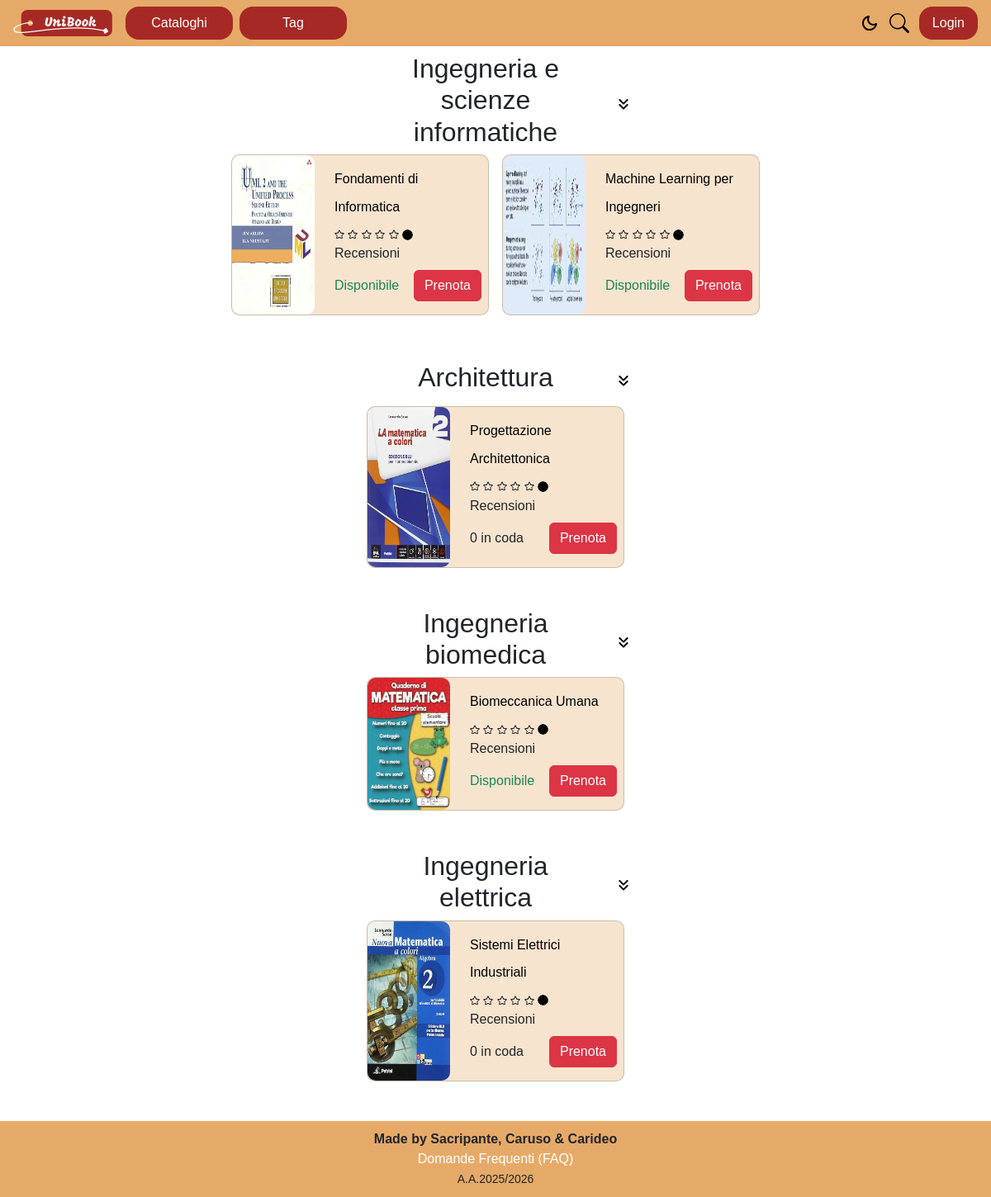
/controller/catalogue-books.php, run on the app's committed database.
### tables this page shows
CREATE TABLE `catalogue` (
  `idcatalogue` int(11) NOT NULL,
  `name` varchar(100) NOT NULL
);

CREATE TABLE `book` (
  `codebook` int(11) NOT NULL,
  `title` varchar(255) NOT NULL,
  `publisher` varchar(100) NOT NULL,
  `publicationyear` int(11) NOT NULL,
  `image` varchar(100) NOT NULL,
  `description` varchar(255) NOT NULL,
  `author` varchar(255) NOT NULL,
  `idcatalogue` int(11) NOT NULL
);

### controller/bootstrap.php (called while the page is built, shortened)
<?php
require_once(BASE_PATH . "/UniBook/" . "db/database.php");
require_once(BASE_PATH . "/UniBook/" . "repo/BookingRepository.php");
require_once(BASE_PATH . "/UniBook/" . "repo/BookRepository.php");
require_once(BASE_PATH . "/UniBook/" . "repo/CatalogueRepository.php");
require_once(BASE_PATH . "/UniBook/" . "repo/ReviewRepository.php");
require_once("SessionManager.php");
$dbh = new DatabaseHelper("localhost", "root", "", "unibook", 3306);
$bookingRepo = new BookingRepository($dbh);
$bookRepo = new BookRepository($dbh);
$catalogueRepo = new CatalogueRepository($dbh);
$reviewRepo = new ReviewRepository($dbh);
$templateParams["js"] = ["js/search-bar-toggle.js", "js/search.js", "/js/dark-mode.js", "/js/show-new-catalogue-input.js"];
?>

### controller/catalogue-books.php (called while the page is built)
<?php
require_once 'bootstrap.php';
$randomCatalogues = $catalogueRepo->findAll();
$homeContent = [];
foreach ($randomCatalogues as $catalogue) {
    $books = $bookRepo->findByCatalogue($catalogue->getIdCatalogue());
    $homeContent[] = [
        'catalogue_name' => $catalogue->getName(),
        'catalogue_id'   => $catalogue->getIdCatalogue(),
        'books' => $books
    ];
}
$templateParams["title"] = "Unibook - Home";
$templateParams["content"] = BASE_PATH . "/UniBook/" . "view/catalogue-books-view.php";
$templateParams["home_content"] = $homeContent;
$templateParams["css"] = "user_style.css";
require  BASE_PATH . "/UniBook/" . 'template/base.php';
?>

### db/database.php (called while the page is built, shortened)
<?php
class DatabaseHelper
{
    private $db;
    public function __construct($servername, $username, $password, $dbname)
    {
        $this->db = new mysqli($servername, $username, $password, $dbname);
    }
    public function executeQuery($query, $params = [], $types = '')
    {
        $stmt = $this->db->prepare($query);
        if (!empty($params)) {
            $stmt->bind_param($types, ...$params);
        }
        $stmt->execute();
        $result = $stmt->get_result();
        $data = $result->fetch_all(MYSQLI_ASSOC);
        return $data;
    }
}

### repo/CatalogueRepository.php (called while the page is built, shortened)
<?php
require_once BASE_PATH .  "/UniBook/" . 'db/database.php';
require_once BASE_PATH . "/UniBook/" . 'orm/Catalogue.php';
class CatalogueRepository
{
    private $db;
    public function __construct($db)
    {
        $this->db = $db;
    }
    public function findAll()
    {
        $sql = "SELECT * FROM catalogue";
        $result = $this->db->executeQuery($sql);
        $catalogues = [];
        foreach ($result as $row) {
            $catalogues[] = $this->mapRowToObject($row);
        }
        return $catalogues;
    }
    private function mapRowToObject($row)
    {
        return new Catalogue(
            $row['idcatalogue'],
            $row['name']
        );
    }
}
?>

### orm/Catalogue.php (called while the page is built)
<?php
class Catalogue
{
    private $idcatalogue;
    private $name;
    public function __construct($idcatalogue, $name)
    {
        $this->idcatalogue = $idcatalogue;
        $this->name = $name;
    }
    public function getIdCatalogue()
    {
        return $this->idcatalogue;
    }
    public function getName()
    {
        return $this->name;
    }
}
?>

### repo/BookRepository.php (called while the page is built, shortened)
<?php
require_once  BASE_PATH . "/UniBook/" . 'orm/Book.php';
require_once  BASE_PATH . "/UniBook/" . 'db/database.php';
class BookRepository
{
    private $db;
    public function __construct(&$db)
    {
        $this->db = $db;
    }
    public function findByCatalogue($idCatalogue)
    {
        $sql = "SELECT * FROM book WHERE idcatalogue = ?";
        $result = $this->db->executeQuery($sql, [$idCatalogue], 'i');
        $books = [];
        foreach ($result as $row) {
            $books[] = $this->mapRowToObject($row);
        }
        return $books;
    }
    public function getAvailableCopiesCount($codeBook)
    {
        $sql = "SELECT COUNT(*) as total FROM book_copy
                WHERE codebook = ? AND state = 'disponibile'";
        $result = $this->db->executeQuery($sql, [$codeBook], 'i');
        return $result[0]['total'] ?? 0;
    }
    private function mapRowToObject($row)
    {
        return new Book(
            $row['codebook'],
            $row['title'],
            $row['publisher'],
            $row['publicationyear'],
            $row['image'],
            $row['description'],
            $row['author'],
            $row['idcatalogue']
        );
    }
}
?>

### orm/book.php (called while the page is built, shortened)
<?php
class Book
{
    private $codebook;
    private $title;
    private $image;
    public function __construct(
        $codebook,
        $title,
        $publisher,
        $description,
        $image,
        $publicationyear,
        $author,
        $idcatalogue
    ) {
        $this->codebook = $codebook;
        $this->title = $title;
        $this->image = $image;
    }
    public function getCodebook()
    {
        return $this->codebook;
    }
    public function getTitle()
    {
        return $this->title;
    }
    public function getImage()
    {
        return $this->image;
    }
}
?>

### repo/ReviewRepository.php (called while the page is built, shortened)
<?php
require_once BASE_PATH . "/UniBook/" . 'db/database.php';
class ReviewRepository
{
    private $db;
    public function __construct($db)
    {
        $this->db = $db;
    }
    public function getAverageRating($codeBook)
    {
        $sql = "SELECT AVG(r.rating) as avg_rating, COUNT(*) as total_reviews
                FROM review r
                JOIN loan l ON r.idreview = l.idreview
                WHERE l.codebook = ?";
        $result = $this->db->executeQuery($sql, [$codeBook], 'i');
        return [
            'average' => $result[0]['avg_rating'] ?? 0,
            'count' => $result[0]['total_reviews'] ?? 0
        ];
    }
}
?>

### controller/SessionManager.php (called while the page is built, shortened)
<?php
class SessionManager
{
    public function isLogged()
    {
        return isset($_SESSION['user_type']) && $_SESSION['user_type'] == 'student';
    }
    public function isAdminLogged()
    {
        return isset($_SESSION['user_type']) && $_SESSION['user_type'] == 'admin';
    }
}
?>

### repo/BookingRepository.php (called while the page is built, shortened)
<?php
require_once BASE_PATH . "/UniBook/" .  'db/database.php';
class BookingRepository
{
    private $db;
    public function __construct($db)
    {
        $this->db = $db;
    }
    public function getNumberOfPeopleAhead($idStudent, $codeBook)
    {
        $sql = "SELECT COUNT(*) as total FROM booking WHERE codebook = ? AND date < (SELECT date FROM booking WHERE idstudent = ? AND codebook = ?)";
        $result = $this->db->executeQuery($sql, [$codeBook, $idStudent, $codeBook], 'iii');
        return $result[0]['total'];
    }
}
?>

### view/catalogue-books-view.php (the view, shortened to what this page needs)
<?php foreach ($templateParams['home_content'] as $content) : ?>
    <?php $collapse_id = "cat_" . $content['catalogue_id']; ?>
    <section class="mb-5">
        <div class=" row   h-auto align-items-center">
            <h2 class="text-center col"><?php echo $content['catalogue_name']; ?></h2>
            <div class="col">
                <img src="<?php echo BASE_URL; ?>svg/open-collapse.svg" alt="Toggle Libri Consigliati" data-bs-toggle="collapse"
                    data-bs-target="#<?php echo $collapse_id; ?>" class="btn col w-auto" />
            </div>
        </div>
        <div class="collapse show  justify-content-center" id="<?php echo $collapse_id; ?>">
            <div class="row justify-content-center d-flex justify-content-center gap-3">
                <?php foreach ($content['books'] as $book) : ?>
                    <article
                        class="card flex-row w-25 d-flex justify-content-center col-12 col-sm-6  col-md-4 col-lg-3 m-0 p-0">
                        <img src=" <?php echo BASE_URL; ?>upload/books/<?php echo $book->getImage(); ?>" class="" alt="immagine libro" width="10" height="10" />
                        <div class="card-body p-2   ">
                            <h3 class="card-title">
                                <a href="<?php echo CONTROLLER_PATH; ?>bookPage.php?id=<?php echo $book->getCodeBook(); ?>" class="text-decoration-none ">
                                    <?php echo $book->getTitle(); ?>
                                </a>
                            </h3>
                            <div class="container-flex my-2">
                                <?php
                                $n = $reviewRepo->getAverageRating($book->getCodeBook())['average'];
                                $whole = floor($n);
                                $fraction = $n - $whole;
                                if ($fraction > 0) {
                                    $remainder = 1;
                                } else {
                                    $remainder = 0;
                                }
                                ?>
                                <?php
                                for ($i = 0; $i < 5 - $whole - $remainder; $i++) :
                                ?>
                                    <img src="/UniBook/svg/star.svg" width="12" height="12" alt="" class="" />
                                <?php endfor; ?>
                                <img src="/UniBook/svg/circle-fill.svg" width="13" height="13" alt="" class="" />
                                <span>Recensioni</span>
                            </div>
                            <div class="d-flex justify-content-between align-items-center my-2   ">
                                <?php $numAhead = $bookingRepo->getNumberOfPeopleAhead($_SESSION['userid'] ?? -1, $book->getCodeBook()); ?>
                                <?php if ($bookRepo->getAvailableCopiesCount($book->getCodeBook()) > 0) : ?>
                                    <span class="text-success">Disponibile</span>
                                <?php else : ?>
                                    <span class=""><?php echo $numAhead; ?> in coda</span>
                                <?php endif;
                                $protocol = (!empty($_SERVER['HTTPS']) && $_SERVER['HTTPS'] !== 'off') ? "https://" : "http://";
                                $currentUrl = $protocol . $_SERVER['HTTP_HOST'] . $_SERVER['REQUEST_URI'];
                                ?>
                                <?php if (!$sessionManager->isAdminLogged()) : ?>
                                    <?php if ($sessionManager->isLogged()) : ?>
                                        <?php $studentId = $_SESSION['userid']; ?>
                                        <?php if ($loanRepo->isBorrowed($studentId, $book->getCodeBook())) :
                                        ?>
                                            <a href="#" class="btn btn-secondary px-15">In prestito</a>
                                        <?php elseif (
                                            !$bookingRepo->isBooked($studentId, $book->getCodeBook())
                                        ) : ?>
                                            <a href=" <?php echo BASE_URL ?>/controller/reservation.php?redirect=<?php echo urlencode($currentUrl); ?>&idbook=<?php echo (int)$book->getCodeBook(); ?>&idstudent=<?php echo $studentId; ?>" class="btn btn-danger px-15">Prenota</a>
                                        <?php else : ?>
                                            <a href="#" class="btn btn-secondary px-15 disabled">Prenotato</a>
                                        <?php endif; ?>
                                    <?php else : ?>
                                        <a href=" <?php echo BASE_URL  ?>/controller/login-form.php" class="btn btn-danger px-15">Prenota</a>
                                    <?php endif; ?>
                                <?php endif; ?>
                            </div>
                        </div>
                    </article>
                <?php endforeach; ?>
            </div>
        </div>
    </section>
<?php endforeach; ?>

### css/style_base.css (style rules this page uses)
* { font-family: "Josefin Sans", sans-serif; font-optical-sizing: auto; font-weight: 400; font-style: normal; box-sizing: border-box; }
* { transition: background-color 0.3s ease, color 0.3s ease; }

### css/user_style.css (style rules this page uses)
* { font-family: "Josefin Sans", sans-serif; font-optical-sizing: auto; font-weight: 400; font-style: normal; box-sizing: border-box; }
@media screen and (min-width: 520px) { main>section { display: flex; flex-direction: column; padding: 0 20%; } }
main>section>div:nth-of-type(1) { width: 100%; height: 300px; display: flex; justify-content: center; align-items: center; overflow: hidden; }
main>section img { max-width: 100%; height: auto; aspect-ratio: inherit; border-radius: 12px; }
main>section>div:nth-of-type(2) { display: flex; justify-content: space-between; }
main article { background-color: rgb(247, 228, 207); border-radius: 12px; padding: 16px; display: flex; margin-bottom: 16px; }
main article h3 { margin: 0; }
main article>img { width: 32px; height: 32px; border-radius: 50%; margin-right: 16px; }
section article.card { min-width: 312px; max-width: 380px; background-color: #F7E4CF; border-radius: 10px; }
section article.card>img { width: 120px; height: 120px; }
section article.card>img { border-radius: 10px; height: 100%; }
section article.card>img { width: 100px; }
main section article h3 { color: #000000; }
main section article h3 a { font-size: medium; color: #000000; text-decoration: none; }

### data on the page
catalogue: name "Ingegneria e scienze informatiche"
book: image (picture), title "Fondamenti di Informatica", shows "Disponibile"
book: image (picture), title "Machine Learning per Ingegneri", shows "Disponibile"
catalogue: name "Architettura"
book: image (picture), title "Progettazione Architettonica", numAhead "0"
catalogue: name "Ingegneria biomedica"
book: image (picture), title "Biomeccanica Umana", shows "Disponibile"
catalogue: name "Ingegneria elettrica"
book: image (picture), title "Sistemi Elettrici Industriali", numAhead "0"
